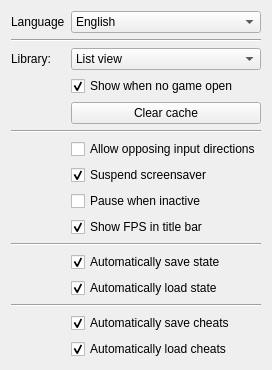
     <widget class="QWidget" name="interface_2">
      <layout class="QFormLayout" name="formLayout_4">
       <item row="0" column="0">
        <widget class="QLabel" name="label_26">
         <property name="text">
          <string>Language</string>
         </property>
        </widget>
       </item>
       <item row="0" column="1">
        <widget class="QComboBox" name="languages">
         <item>
          <property name="text">
           <string>English</string>
          </property>
         </item>
        </widget>
       </item>
       <item row="1" column="0" colspan="2">
        <widget class="Line" name="line_10">
         <property name="orientation">
          <enum>Qt::Horizontal</enum>
         </property>
        </widget>
       </item>
       <item row="2" column="0">
        <widget class="QLabel" name="label_6">
         <property name="text">
          <string>Library:</string>
         </property>
        </widget>
       </item>
       <item row="2" column="1">
        <widget class="QComboBox" name="libraryStyle">
         <item>
          <property name="text">
           <string>List view</string>
          </property>
         </item>
         <item>
          <property name="text">
           <string>Tree view</string>
          </property>
         </item>
        </widget>
       </item>
       <item row="3" column="1">
        <widget class="QCheckBox" name="showLibrary">
         <property name="text">
          <string>Show when no game open</string>
         </property>
         <property name="checked">
          <bool>true</bool>
         </property>
        </widget>
       </item>
       <item row="4" column="1">
        <widget class="QPushButton" name="clearCache">
         <property name="text">
          <string>Clear cache</string>
         </property>
        </widget>
       </item>
       <item row="5" column="0" colspan="2">
        <widget class="Line" name="line_8">
         <property name="orientation">
          <enum>Qt::Horizontal</enum>
         </property>
        </widget>
       </item>
       <item row="6" column="1">
        <widget class="QCheckBox" name="allowOpposingDirections">
         <property name="text">
          <string>Allow opposing input directions</string>
         </property>
        </widget>
       </item>
       <item row="7" column="1">
        <widget class="QCheckBox" name="suspendScreensaver">
         <property name="text">
          <string>Suspend screensaver</string>
         </property>
         <property name="checked">
          <bool>true</bool>
         </property>
        </widget>
       </item>
       <item row="8" column="1">
        <widget class="QCheckBox" name="pauseOnFocusLost">
         <property name="text">
          <string>Pause when inactive</string>
         </property>
        </widget>
       </item>
       <item row="9" column="1">
        <widget class="QCheckBox" name="showFps">
         <property name="text">
          <string>Show FPS in title bar</string>
         </property>
         <property name="checked">
          <bool>true</bool>
         </property>
        </widget>
       </item>
       <item row="10" column="0" colspan="2">
        <widget class="Line" name="line_13">
         <property name="orientation">
          <enum>Qt::Horizontal</enum>
         </property>
        </widget>
       </item>
       <item row="13" column="0" colspan="2">
        <widget class="Line" name="line_16">
         <property name="orientation">
          <enum>Qt::Horizontal</enum>
         </property>
        </widget>
       </item>
       <item row="14" column="1">
        <widget class="QCheckBox" name="cheatAutosave">
         <property name="text">
          <string>Automatically save cheats</string>
         </property>
         <property name="checked">
          <bool>true</bool>
         </property>
        </widget>
       </item>
       <item row="15" column="1">
        <widget class="QCheckBox" name="cheatAutoload">
         <property name="text">
          <string>Automatically load cheats</string>
         </property>
         <property name="checked">
          <bool>true</bool>
         </property>
        </widget>
       </item>
       <item row="11" column="1">
        <widget class="QCheckBox" name="autosave">
         <property name="text">
          <string>Automatically save state</string>
         </property>
         <property name="checked">
          <bool>true</bool>
         </property>
        </widget>
       </item>
       <item row="12" column="1">
        <widget class="QCheckBox" name="autoload">
         <property name="text">
          <string>Automatically load state</string>
         </property>
         <property name="checked">
          <bool>true</bool>
         </property>
        </widget>
       </item>
      </layout>
     </widget>
